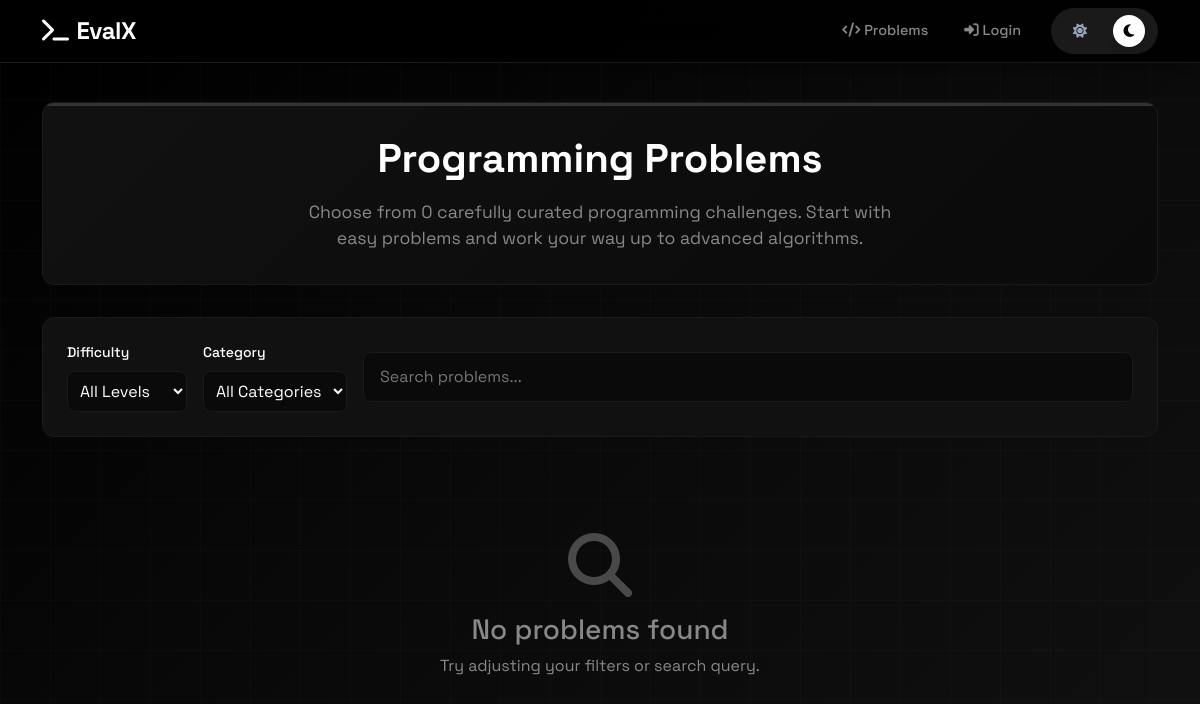
The page /problems/ on the database as committed earlier.
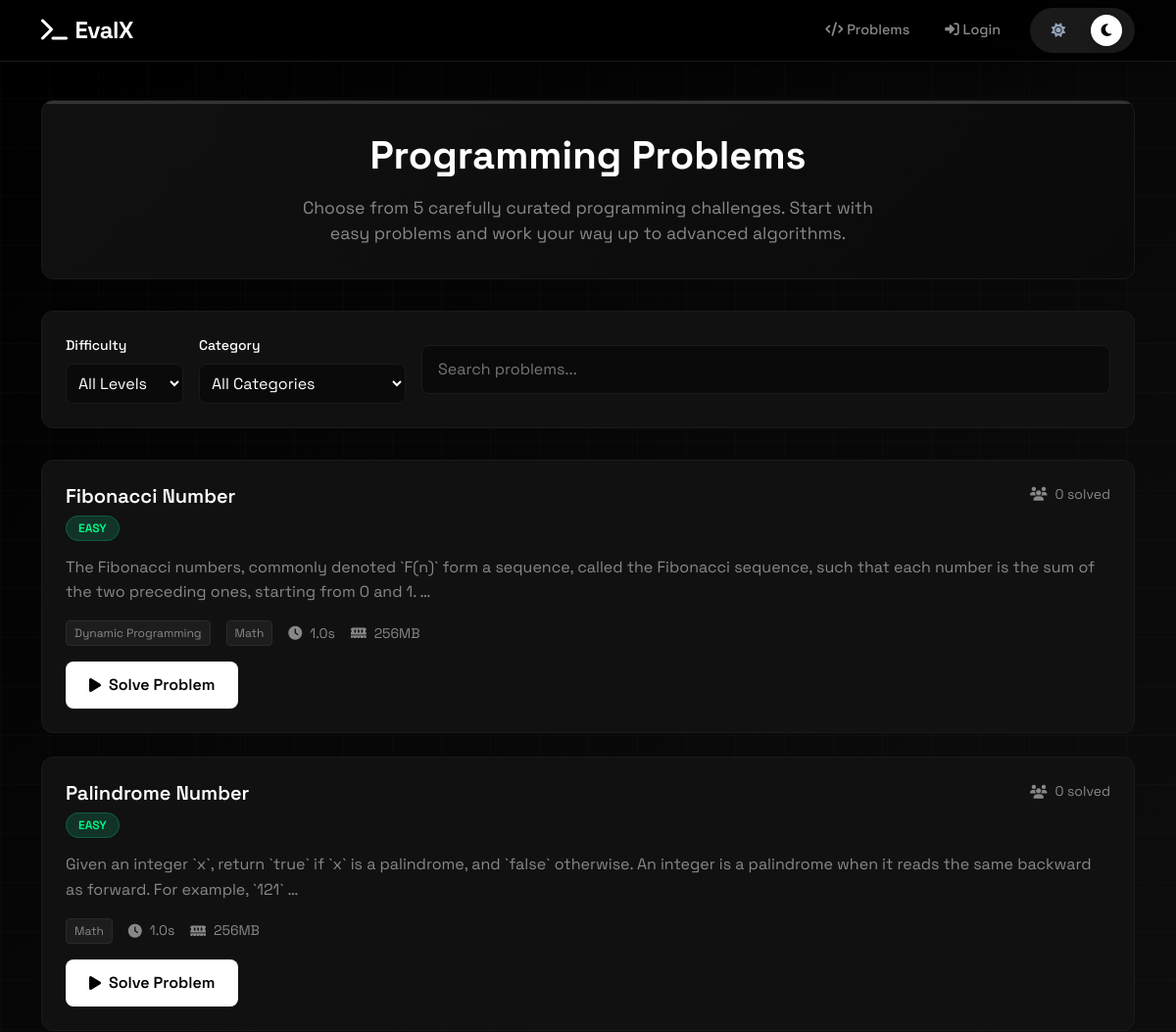
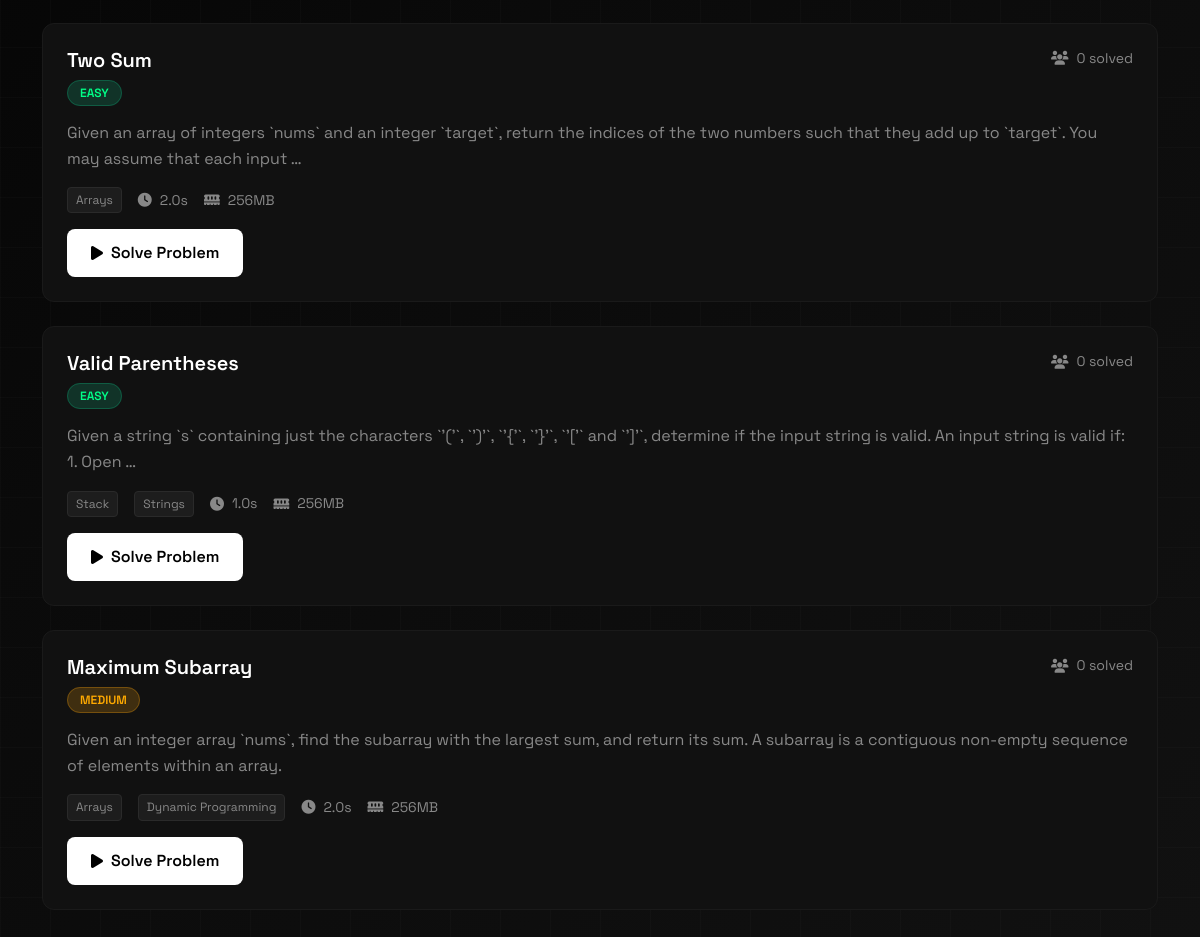
The same page on the database as committed later (2 pictures, top to bottom).
### problems/models.py (models this page shows, shortened)
class Problem(models.Model):
    class Difficulty(models.TextChoices):
        EASY = 'easy', 'Easy'
        MEDIUM = 'medium', 'Medium'
        HARD = 'hard', 'Hard'
    title = models.CharField(max_length=200)
    slug = models.SlugField(max_length=200, unique=True, blank=True)
    description = models.TextField(help_text="Problem statement in Markdown")
    input_format = models.TextField(blank=True, help_text="Description of input format")
    output_format = models.TextField(blank=True, help_text="Description of output format")
    constraints = models.TextField(blank=True, help_text="Problem constraints")
    difficulty = models.CharField(
        max_length=10,
        choices=Difficulty.choices,
        default=Difficulty.EASY
    )
    tags = models.ManyToManyField(Tag, blank=True, related_name='problems')
    time_limit = models.FloatField(default=2.0, help_text="Time limit in seconds")
    memory_limit = models.IntegerField(default=256, help_text="Memory limit in MB")
    solve_count = models.PositiveIntegerField(default=0)
    attempt_count = models.PositiveIntegerField(default=0)
    created_at = models.DateTimeField(auto_now_add=True)
    updated_at = models.DateTimeField(auto_now=True)
    is_active = models.BooleanField(default=True)
    class Meta:
        ordering = ['difficulty', 'title']
    @property
    def acceptance_rate(self):
        if self.attempt_count == 0:
            return 0
        return round((self.solve_count / self.attempt_count) * 100, 1)

class Tag(models.Model):
    name = models.CharField(max_length=50, unique=True)
    slug = models.SlugField(max_length=50, unique=True, blank=True)
    class Meta:
        ordering = ['name']

### problems/views.py (the view, shortened to what this page needs)
# urls.py: path('', ProblemListView.as_view(), name='problem_list'),
class ProblemListView(ListView):
    model = Problem
    template_name = 'problems/problem_list.html'
    context_object_name = 'problems'
    paginate_by = 10
    def get_queryset(self):
        queryset = Problem.objects.filter(is_active=True).prefetch_related('tags')
        difficulty = self.request.GET.get('difficulty')
        if difficulty and difficulty in ['easy', 'medium', 'hard']:
            queryset = queryset.filter(difficulty=difficulty)
        tag_slug = self.request.GET.get('tag')
        if tag_slug:
            queryset = queryset.filter(tags__slug=tag_slug)
        status = self.request.GET.get('status')
        search = self.request.GET.get('search')
        if search:
            queryset = queryset.filter(
                Q(title__icontains=search) | Q(description__icontains=search)
            )
        return queryset
    def get_context_data(self, **kwargs):
        context = super().get_context_data(**kwargs)
        context['tags'] = Tag.objects.all()
        context['current_difficulty'] = self.request.GET.get('difficulty', '')
        context['current_tag'] = self.request.GET.get('tag', '')
        context['current_status'] = self.request.GET.get('status', '')
        context['search_query'] = self.request.GET.get('search', '')
        if self.request.user.is_authenticated:
            user_submissions = Submission.objects.filter(user=self.request.user)
            context['solved_problem_ids'] = set(
                user_submissions.filter(status=SubmissionStatus.ACCEPTED)
                .values_list('problem_id', flat=True).distinct()
            )
            context['attempted_problem_ids'] = set(
                user_submissions.values_list('problem_id', flat=True).distinct()
            )
        else:
            context['solved_problem_ids'] = set()
            context['attempted_problem_ids'] = set()
        return context

### problems/templates/problems/problem_list.html (shortened to what this page needs)
{% extends 'home/base.html' %}
{% block content %}
<div class="problems-container">
    <div class="container">
        <div class="page-header">
            <h1 class="page-title">Programming Problems</h1>
            <p class="page-subtitle">
                Choose from {{ page_obj.paginator.count }} carefully curated programming challenges.
                Start with easy problems and work your way up to advanced algorithms.
            </p>
        </div>
        <div class="filters-section">
            <form method="get" class="filters-row">
                <div class="filter-group">
                    <label class="filter-label">Difficulty</label>
                    <select class="filter-select" name="difficulty" onchange="this.form.submit()">
                        <option value="">All Levels</option>
                    </select>
                </div>
                <div class="filter-group">
                    <label class="filter-label">Category</label>
                    <select class="filter-select" name="tag" onchange="this.form.submit()">
                        <option value="">All Categories</option>
                    </select>
                </div>
                <div class="search-box">
                    <input type="text" class="search-input" name="search" placeholder="Search problems..." value="{{ search_query }}">
                </div>
            </form>
        </div>
        <div class="problems-grid">
            {% for problem in problems %}
                <div class="problem-card {% if problem.id in solved_problem_ids %}solved{% elif problem.id in attempted_problem_ids %}attempted{% endif %}">
                    <div class="problem-header">
                        <div>
                            <h3 class="problem-title">
                                <a href="{% url 'problems:problem_detail' problem.slug %}">{{ problem.title }}</a>
                            </h3>
                            <span class="difficulty-badge difficulty-{{ problem.difficulty }}">{{ problem.get_difficulty_display }}</span>
                        </div>
                        <div style="text-align: right;">
                            <div class="meta-item">
                                <i class="fas fa-users"></i>
                                <span>{{ problem.solve_count }} solved</span>
                            </div>
                        </div>
                    </div>
                    <p class="problem-description">{{ problem.description|truncatewords:30 }}</p>
                    <div class="problem-meta">
                        {% for tag in problem.tags.all %}
                            <span class="tag-badge">{{ tag.name }}</span>
                        {% endfor %}
                        <div class="meta-item">
                            <i class="fas fa-clock"></i>
                            <span>{{ problem.time_limit }}s</span>
                        </div>
                        <div class="meta-item">
                            <i class="fas fa-memory"></i>
                            <span>{{ problem.memory_limit }}MB</span>
                        </div>
                    </div>
                    <div class="problem-actions">
                        <a href="{% url 'problems:problem_detail' problem.slug %}" class="btn-solve">
                            <i class="fas fa-play"></i>
                            Solve Problem
                        </a>
                    </div>
                </div>
            {% empty %}
                <div class="empty-state">
                    <i class="fas fa-search"></i>
                    <h3>No problems found</h3>
                    <p>Try adjusting your filters or search query.</p>
                </div>
            {% endfor %}
        </div>
    </div>
</div>
{% endblock %}

### home/templates/home/base.html (shortened to what this page needs)
<!DOCTYPE html>
<html lang="en" data-theme="dark">
<head>
    <link href="https://cdn.jsdelivr.net/npm/bootstrap@5.3.0/dist/css/bootstrap.min.css" rel="stylesheet">
    <link href="https://cdnjs.cloudflare.com/ajax/libs/font-awesome/6.4.0/css/all.min.css" rel="stylesheet">
</head>
<body>
    <nav class="navbar navbar-expand-lg fixed-top">
        <div class="container">
            <a class="navbar-brand" href="{% url 'home:index' %}">
                <i class="fas fa-terminal me-2"></i>EvalX
            </a>
            <div id="nav" class="collapse navbar-collapse">
                <ul class="navbar-nav ms-auto align-items-center">
                    {% if user.is_authenticated %}
                        <li class="nav-item">
                            <a class="nav-link" href="{% url 'home:dashboard' %}">
                                <i class="fas fa-chart-bar me-1"></i>Dashboard
                            </a>
                        </li>
                        <li class="nav-item">
                            <a class="nav-link" href="{% url 'problems:problem_list' %}">
                                <i class="fas fa-code me-1"></i>Problems
                            </a>
                        </li>
                        <li class="nav-item">
                            <a class="nav-link" href="{% url 'home:profile' %}">
                                <i class="fas fa-user-circle me-1"></i>Profile
                            </a>
                        </li>
                    {% else %}
                        <li class="nav-item">
                            <a class="nav-link" href="{% url 'problems:problem_list' %}">
                                <i class="fas fa-code me-1"></i>Problems
                            </a>
                        </li>
                        <li class="nav-item">
                            <a class="nav-link" href="{% url 'accounts:user_login' %}">
                                <i class="fas fa-sign-in-alt me-1"></i>Login
                            </a>
                        </li>
                    {% endif %}
                    <li class="nav-item">
                        <div class="theme-switcher">
                            <button class="theme-option" id="lightThemeBtn" title="Light mode" data-theme="light">
                                <i class="fas fa-sun"></i>
                            </button>
                            <button class="theme-option" id="darkThemeBtn" title="Dark mode" data-theme="dark">
                                <i class="fas fa-moon"></i>
                            </button>
                        </div>
                    </li>
                </ul>
            </div>
        </div>
    </nav>
    <main>
        {% block content %}{% endblock %}
    </main>
</body>
</html>

### problems/templates/problems/problem_list.html (style rules this page uses)
.problems-container { padding: 2rem 0; min-height: calc(100vh - 80px); }
.page-header { background: linear-gradient(135deg, var(--dark-card) 0%, var(--dark-surface) 100%); border: 1px solid var(--dark-border); border-radius: var(--border-radius); padding: 2rem; margin-bottom: 2rem; text-align: center; position: relative; overflow: hidden; }
.page-header::before { content: ''; position: absolute; top: 0; left: 0; right: 0; height: 3px; background: #333333; }
.page-title { font-size: 2.5rem; font-weight: 700; margin-bottom: 1rem; color: var(--dark-text); }
.page-subtitle { color: var(--dark-text-secondary); font-size: 1.1rem; max-width: 600px; margin: 0 auto; }
.filters-section { background: var(--dark-card); border: 1px solid var(--dark-border); border-radius: var(--border-radius); padding: 1.5rem; margin-bottom: 2rem; }
.filters-row { display: flex; gap: 1rem; align-items: center; flex-wrap: wrap; }
.filter-group { display: flex; flex-direction: column; gap: 0.5rem; }
.filter-label { font-size: 0.875rem; font-weight: 500; color: var(--dark-text); }
.filter-select { background: var(--dark-surface); border: 1px solid var(--dark-border); color: var(--dark-text); border-radius: 8px; padding: 0.5rem; min-width: 120px; }
.search-box { flex: 1; min-width: 300px; }
.search-input { background: var(--dark-surface); border: 1px solid var(--dark-border); color: var(--dark-text); border-radius: 8px; padding: 0.75rem 1rem; width: 100%; }
.problems-grid { display: grid; gap: 1.5rem; }
.problem-card { background: var(--dark-card); border: 1px solid var(--dark-border); border-radius: var(--border-radius); padding: 1.5rem; transition: all 0.3s ease; position: relative; overflow: hidden; }
.problem-card::before { content: ''; position: absolute; top: 0; left: 0; right: 0; height: 2px; background: #444444; transform: scaleX(0); transition: transform 0.3s ease; }
.problem-header { display: flex; justify-content: space-between; align-items: flex-start; margin-bottom: 1rem; }
.problem-title { font-size: 1.25rem; font-weight: 600; color: var(--dark-text); margin-bottom: 0.5rem; }
.problem-title a { color: inherit; text-decoration: none; }
.problem-description { color: var(--dark-text-secondary); line-height: 1.6; margin-bottom: 1rem; display: -webkit-box; -webkit-line-clamp: 2; -webkit-box-orient: vertical; overflow: hidden; }
.problem-meta { display: flex; gap: 1rem; flex-wrap: wrap; margin-bottom: 1rem; }
.meta-item { display: flex; align-items: center; gap: 0.5rem; color: var(--dark-text-secondary); font-size: 0.875rem; }
.difficulty-badge { padding: 0.25rem 0.75rem; border-radius: 20px; font-size: 0.75rem; font-weight: 600; text-transform: uppercase; }
.difficulty-easy { background: rgba(16, 185, 129, 0.2); color: var(--success-color); border: 1px solid rgba(16, 185, 129, 0.3); }
.difficulty-medium { background: rgba(245, 158, 11, 0.2); color: var(--warning-color); border: 1px solid rgba(245, 158, 11, 0.3); }
.tag-badge { background: rgba(255, 255, 255, 0.05); color: #888888; border: 1px solid #2a2a2a; padding: 0.2rem 0.5rem; border-radius: 4px; font-size: 0.75rem; }
.problem-actions { display: flex; gap: 1rem; margin-top: 1rem; }
.btn-solve { background: #ffffff; border: none; color: #000000; padding: 0.75rem 1.5rem; border-radius: 8px; font-weight: 600; text-decoration: none; transition: all 0.3s ease; display: inline-flex; align-items: center; gap: 0.5rem; }

Rows that differ between the two databases and show on the page:
added Problem: title "Fibonacci Number", difficulty "EASY", solve_count "0", description "The Fibonacci numbers, commonly denoted `F(n)` form a sequence, called the Fibonacci sequence, such that each number is the sum of the two preceding ones, starting from 0 and 1. …", time_limit "1.0", memory_limit "256"
added Tag: name "Dynamic Programming"
added Tag: name "Math"
added Problem: title "Palindrome Number", difficulty "EASY", solve_count "0", description "Given an integer `x`, return `true` if `x` is a palindrome, and `false` otherwise. An integer is a palindrome when it reads the same backward as forward. For example, `121` …", time_limit "1.0", memory_limit "256"
added Problem: title "Two Sum", difficulty "EASY", solve_count "0", description "Given an array of integers `nums` and an integer `target`, return the indices of the two numbers such that they add up to `target`. You may assume that each input …", time_limit "2.0", memory_limit "256"
added Tag: name "Arrays"
added Problem: title "Valid Parentheses", difficulty "EASY", solve_count "0", description "Given a string `s` containing just the characters `'('`, `')'`, `'{'`, `'}'`, `'['` and `']'`, determine if the input string is valid. An input string is valid if: 1. Open …", time_limit "1.0", memory_limit "256"
added Tag: name "Stack", shown under "Valid Parentheses"
added Tag: name "Strings", shown under "Valid Parentheses"
added Problem: title "Maximum Subarray", difficulty "MEDIUM", solve_count "0", description "Given an integer array `nums`, find the subarray with the largest sum, and return its sum. A subarray is a contiguous non-empty sequence of elements within an array.", time_limit "2.0", memory_limit "256"
Other text that changed with them:
{{ page_obj.paginator.count }}: "0" → "5"
text no longer shown: "No problems found Try adjusting your filters or search query."
